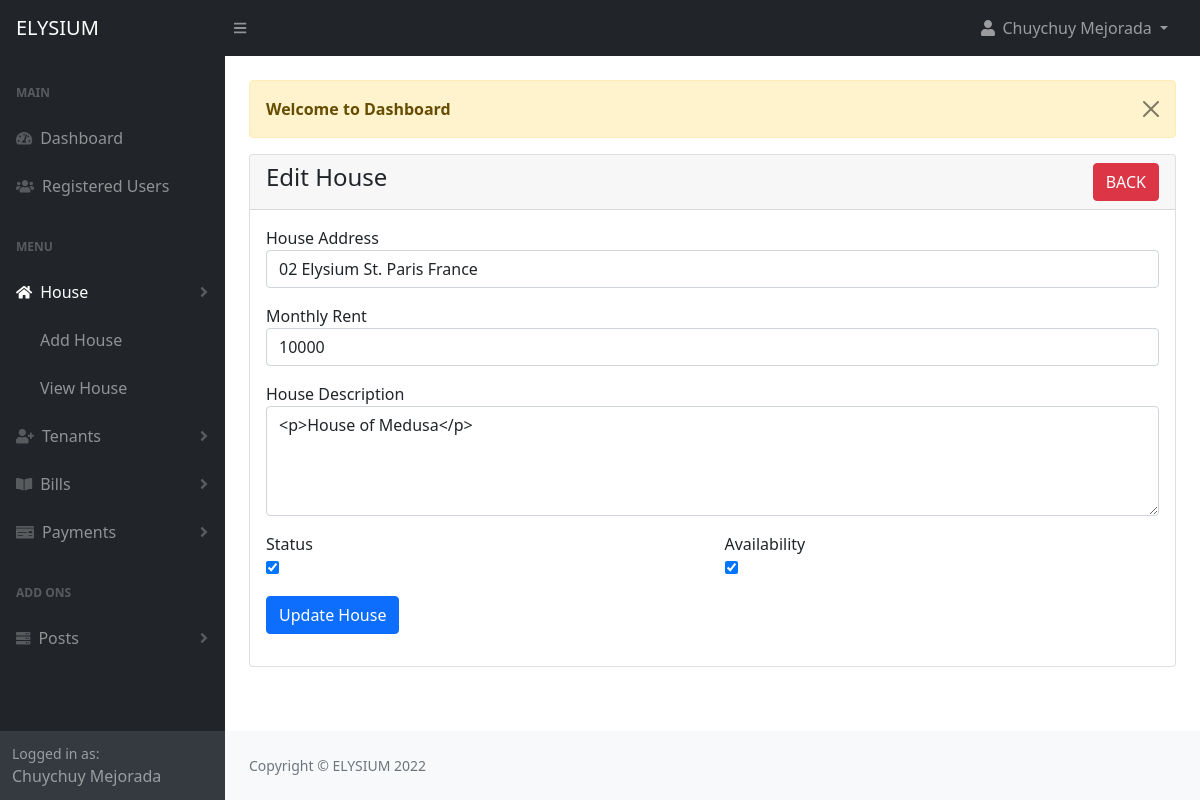
The app's page /admin/house_edit.php?id=11 (signed in), older data.
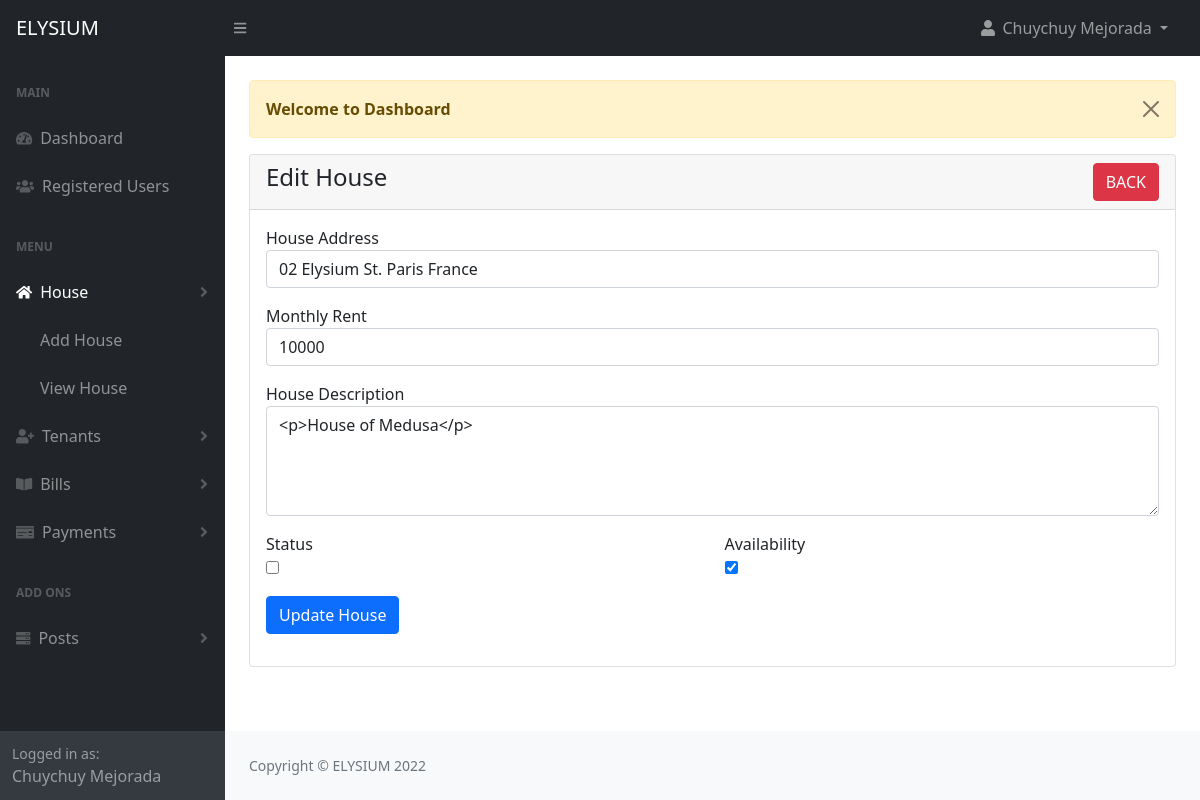
The same page, newer data.
### tables this page shows
CREATE TABLE `house` (
  `house_id` int(11) NOT NULL,
  `house_address` varchar(199) NOT NULL,
  `house_price` int(20) NOT NULL,
  `house_desc` text DEFAULT NULL,
  `house_status` tinyint(1) NOT NULL DEFAULT 0 COMMENT '0-invisible, 1-visible, 2-delete',
  `house_avail` tinyint(1) NOT NULL DEFAULT 0 COMMENT '0-invisible, 1-visible, 2-delete',
  `added_date` timestamp NOT NULL DEFAULT current_timestamp()
);

### admin/house_edit.php (the view, shortened to what this page needs)
<?php
include("authentication.php");
include("includes/header.php");
?>
<div class="container-fluid px-4">
    <div class="row mt-4">
        <div class="col-md-12">
			<?php include('message.php'); ?>
            <div class="card">
                <div class="card-header">
                    <h4>Edit House
                        <a href="house_view.php" class="btn btn-danger float-end">BACK</a>
                    </h4>
                </div>
                <div class="card-body">
                <?php
                if(isset($_GET['id']))
                {
                    $house_id = $_GET['id'];
                    $house_edit = "SELECT * FROM house WHERE house_id='$house_id' LIMIT 1";
                    $house_edit_run = mysqli_query($con, $house_edit);
                    if(mysqli_num_rows($house_edit_run) > 0)
                    {
                        $row = mysqli_fetch_array($house_edit_run);
                        ?>
                        <form action="code.php" method="POST">
                            <div class="row">
                                <div class="col-md-12 mb-3">
                                    <label for="">House Address</label>
                                    <input type="text" name="house_address" value="<?=$row['house_address'] ?>" required class="form-control">
                                </div>
                                <div class="col-md-12 mb-3">
                                    <label for="">Monthly Rent</label>
                                    <input type="text" name="house_price" value="<?=$row['house_price'] ?>" required class="form-control">
                                </div>
                                <div class="col-md-12 mb-3">
                                    <label for="">House Description</label>
                                    <textarea name="house_desc" id="summernote"  class="form-control" rows="4"><?= $row['house_desc'] ?></textarea>
                                </div>
                                <div class="col-md-6 mb-3">
                                    <label for="">Status</label> <br/>
                                    <input type="checkbox" name = "house_status" <?= $row['house_status'] == '1' ? 'checked':'' ?> width="70px" height="70px">
                                </div>
                                <div class="col-md-6 mb-3">
                                    <label for="">Availability</label> <br/>
                                    <input type="checkbox" name = "house_avail" <?= $row['house_avail'] == '1' ? 'checked':'' ?>  width="70px" height="70px">
                                </div>
                                <div class="col-md-6 mb-3">
                                    <button type="submit" name="update_house" class="btn btn-primary">Update House</button>
                                </div>
                            </div>
                        </form>
                        <?php
                    }
                    else
                    {
                        ?>
                        <h4> No Record Found</h4>
                        <?php
                    }
                }
                ?>
                </div>
            </div>
        </div>
    </div>
</div>
<?php
include("includes/footer.php");
include("includes/scripts.php");
?>

Row changes from the older to the newer data that the page shows:
changed house "02 Elysium St. Paris France": house_status "☑" → "☐"
